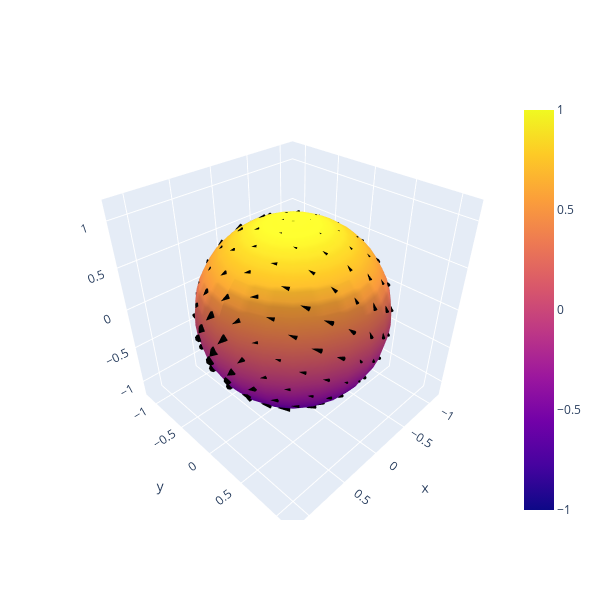
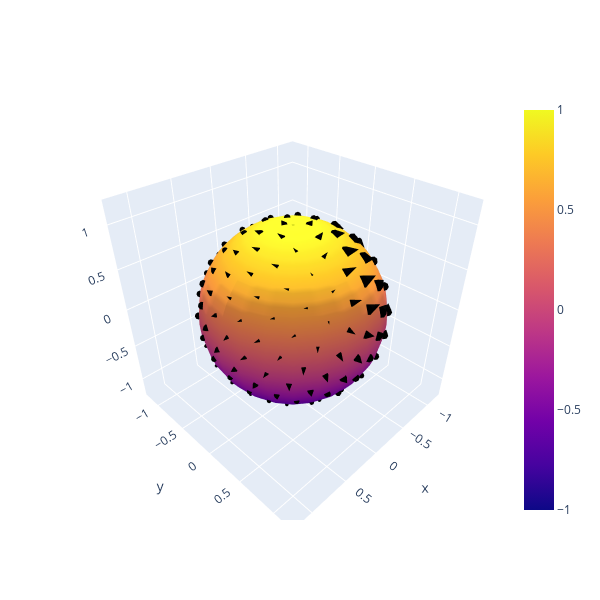
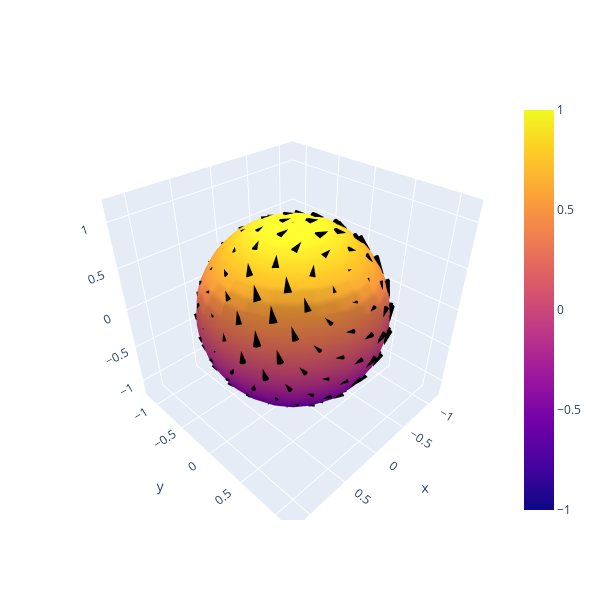

The code cell stored with these charts, in order, in its notebook:
### Markdown cell above
# Prior samples

### Code cell
from mdgp.utils import sphere_uniform_grid, sphere_meshgrid
from plotly import graph_objects as go


def plot_sample(name='full', n=200):        
    kernel = get_kernel(name)

    with torch.no_grad():
        xyz = sphere_uniform_grid(n)
        x, y, z = xyz.unbind(-1)
        u, v, w = kernel.sample(xyz).unbind(-1)
        x_mesh, y_mesh, z_mesh = sphere_meshgrid(25, 25).unbind(-1)


    fig = go.Figure()
    fig.add_trace(go.Surface(x=x_mesh, y=y_mesh, z=z_mesh))
    fig.add_trace(go.Cone(x=x, y=y, z=z, u=u, v=v, w=w, colorscale=['black', 'black'], showscale=False, sizeref=0.5))
    fig.update_layout(
        height=600, width=600
    )
    fig.show()


plot_sample('full'), plot_sample('div'), plot_sample('curl');

### Figure 1 — Plotly figure (JSON) as saved in the notebook; plotly's stock layout.template omitted (floating-point values rounded to 4 significant figures; data arrays with more than 128 entries replaced by an {"elided": "..."} marker saying what was removed)
{"data": [{"type": "surface", "x": {"elided": "25x25 float values"}, "y": {"elided": "25x25 float values"}, "z": {"elided": "25x25 float values"}}, {"colorscale": [[0, "black"], [1, "black"]], "showscale": false, "sizeref": 0.5, "type": "cone", "u": {"elided": "200 float values"}, "v": {"elided": "200 float values"}, "w": {"elided": "200 float values"}, "x": {"elided": "200 float values"}, "y": {"elided": "200 float values"}, "z": {"elided": "200 float values"}}], "layout": {"height": 600, "width": 600}}

### Figure 2 — Plotly figure (JSON) as saved in the notebook; plotly's stock layout.template omitted (floating-point values rounded to 4 significant figures; data arrays with more than 128 entries replaced by an {"elided": "..."} marker saying what was removed)
{"data": [{"type": "surface", "x": {"elided": "25x25 float values"}, "y": {"elided": "25x25 float values"}, "z": {"elided": "25x25 float values"}}, {"colorscale": [[0, "black"], [1, "black"]], "showscale": false, "sizeref": 0.5, "type": "cone", "u": {"elided": "200 float values"}, "v": {"elided": "200 float values"}, "w": {"elided": "200 float values"}, "x": {"elided": "200 float values"}, "y": {"elided": "200 float values"}, "z": {"elided": "200 float values"}}], "layout": {"height": 600, "width": 600}}

### Figure 3 — Plotly figure (JSON) as saved in the notebook; plotly's stock layout.template omitted (floating-point values rounded to 4 significant figures; data arrays with more than 128 entries replaced by an {"elided": "..."} marker saying what was removed)
{"data": [{"type": "surface", "x": {"elided": "25x25 float values"}, "y": {"elided": "25x25 float values"}, "z": {"elided": "25x25 float values"}}, {"colorscale": [[0, "black"], [1, "black"]], "showscale": false, "sizeref": 0.5, "type": "cone", "u": {"elided": "200 float values"}, "v": {"elided": "200 float values"}, "w": {"elided": "200 float values"}, "x": {"elided": "200 float values"}, "y": {"elided": "200 float values"}, "z": {"elided": "200 float values"}}], "layout": {"height": 600, "width": 600}}
